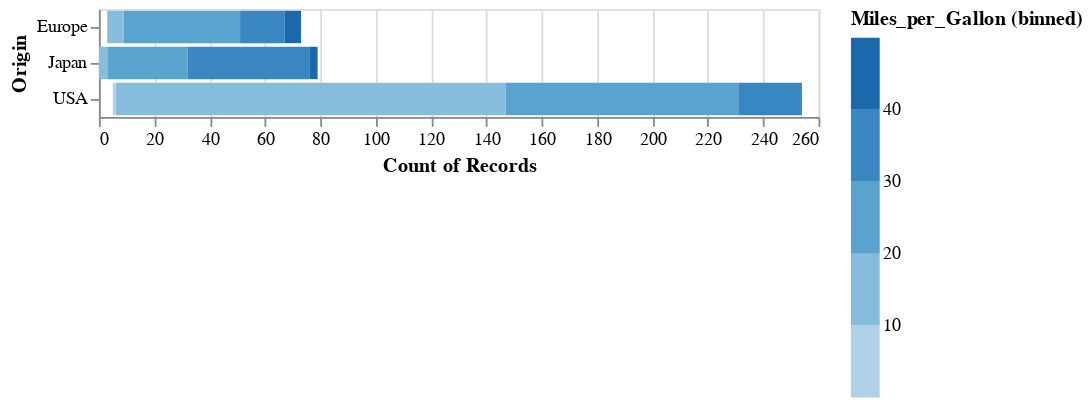

The notebook cell saved with this chart:
### Markdown cell above
One interesting thing that Altair's declarative approach allows us to start assigning these values to different encodings, to see other views of the exact same data.

So, for example, if we assign the binned miles per gallon to the color, we get this view of the data:

### Code cell
alt.Chart(cars).mark_bar().encode(
    color=alt.Color('Miles_per_Gallon', bin=True),
    x='count()',
    y='Origin'
)

### Figure 1 — Vega-Lite specification as saved in the notebook (floating-point values rounded to 4 significant figures; data arrays with more than 128 entries replaced by an {"elided": "..."} marker saying what was removed)
{"config": {"view": {"continuousWidth": 400, "continuousHeight": 300}}, "data": {"name": "data-f02450ab61490a1363517a0190416235"}, "mark": "bar", "encoding": {"color": {"bin": true, "field": "Miles_per_Gallon", "type": "quantitative"}, "x": {"aggregate": "count", "type": "quantitative"}, "y": {"field": "Origin", "type": "nominal"}}, "$schema": "https://vega.github.io/schema/vega-lite/v4.17.0.json", "datasets": {"data-f02450ab61490a1363517a0190416235": {"elided": "406 records"}}}
